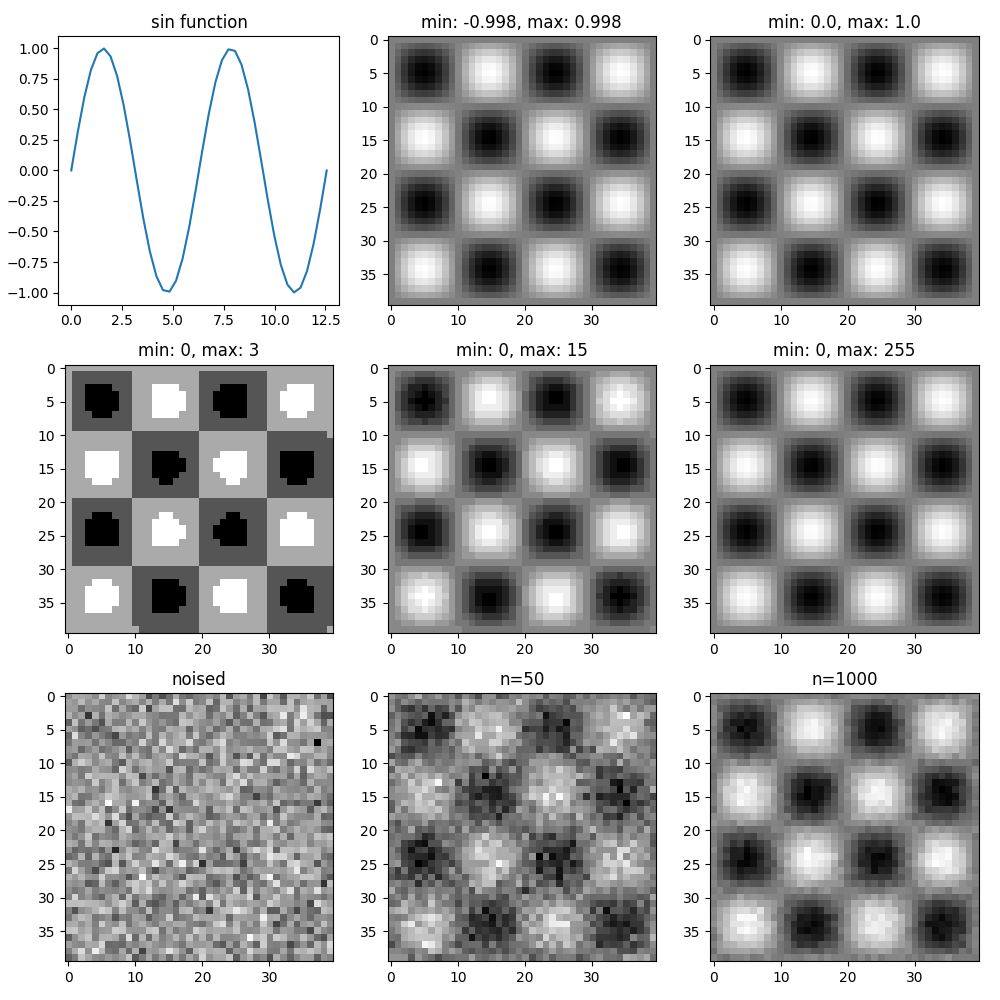

Recreate this plot in Python.
from tkinter import N
import numpy as np
import matplotlib.pyplot as plt

# ex 1
fig, ax = plt.subplots(3,3, figsize=(10,10))
x = np.linspace(0, 4 * np.pi, 40)
y = np.sin(x)

ax[0,0].plot(x, y)

sec = y[:, None]*y[None, :]
sec_min, sec_max = np.min(sec), np.max(sec)
sec_str = 'min: ' + str(round((sec_min),3)) + ", max: " + str(round((sec_max),3))
ax[0,1].imshow(sec, cmap = 'binary')

new_sec = (sec - np.min(sec_min))
new_sec = new_sec / np.max(new_sec)
new_sec_str = 'min: ' + str(round((np.min(new_sec)),3)) + ", max: " + str(round((np.max(new_sec)),3)) 
ax[0,2].imshow(new_sec, cmap ='binary')


# ex 2
def bit(arg):
    return (2**arg)-1

bit_2 = np.rint(new_sec * bit(2))
ax[1,0].imshow(bit_2, cmap = 'binary')

bit_4 = np.rint(new_sec * bit(4))
ax[1,1].imshow(bit_4, cmap = 'binary')

bit_8 = np.rint(new_sec * bit(8))
ax[1,2].imshow(bit_8, cmap = 'binary')


# ex 3
noise_img = np.add(new_sec, np.random.normal(size = np.shape(new_sec)))
ax[2,0].imshow(noise_img, cmap = 'binary')

def noise(length):
    noise_sum = new_sec
    for i in range(0,length):
        noise_image = np.add(new_sec, np.random.normal(size = np.shape(new_sec)))
        noise_sum = np.add(noise_sum, noise_image)
    noise_sum = (noise_sum - np.min(noise_sum))
    noise_sum = noise_sum / np.max(noise_sum)
    return noise_sum

noise_50 = noise(50)
ax[2,1].imshow(noise_50, cmap = 'binary')

noise_1000 = noise(1000)
ax[2,2].imshow(noise_1000, cmap = 'binary')


# setting titles
ax[0,0].set_title('sin function')
ax[0,1].set_title(sec_str)
ax[0,2].set_title(new_sec_str)

ax[1,0].set_title('min: %i, max: %i' %(np.min(bit_2), np.max(bit_2)))
ax[1,1].set_title('min: %i, max: %i' %(np.min(bit_4), np.max(bit_4)))
ax[1,2].set_title('min: %i, max: %i' %(np.min(bit_8), np.max(bit_8)))

ax[2,0].set_title("noised")
ax[2,1].set_title("n=50")
ax[2,2].set_title("n=1000")



plt.tight_layout()
plt.savefig("lab01")